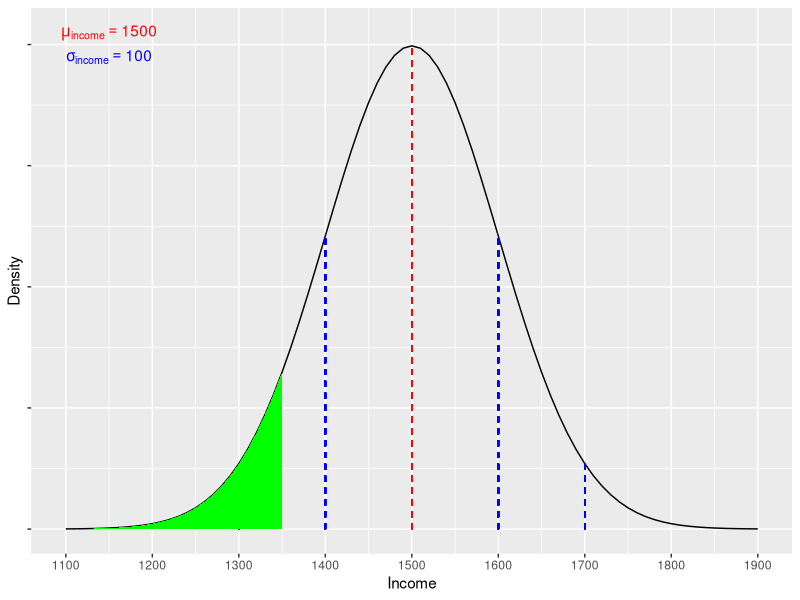
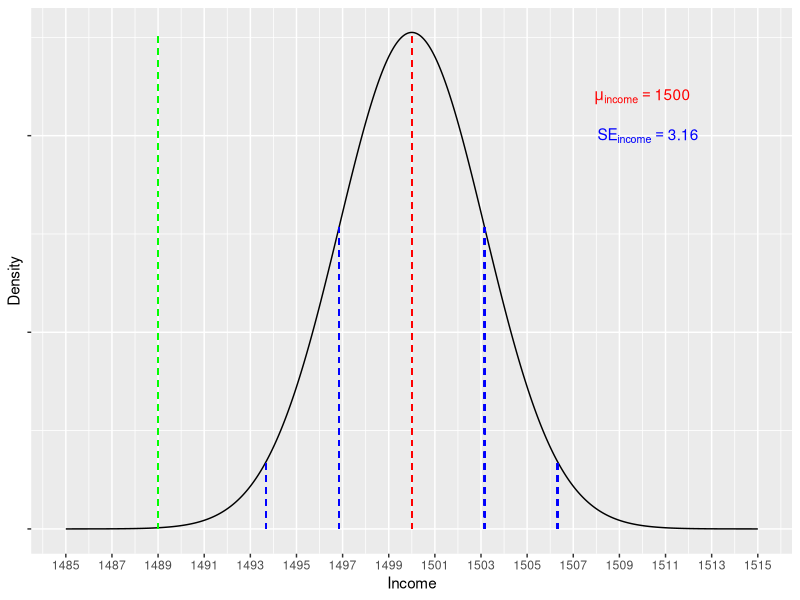

These charts were generated, in order, by the following R code:
## ---- chunk 1
#| label: fig-normdist_twee
#| fig-cap: "Fictional distribution of graduate income scores. Green shading denotes incomes of less than 1,350 EUR."
#| echo: FALSE 

x<-seq(1100,1900,10)
y<-dnorm(x,1500,100)
xx<-tibble::tibble("Income"=x,"pdf"=y)
mulab<- paste("mu[income] == ", 1500)
siglab<- paste("sigma[income] == ", 100)
p <- ggplot2::ggplot(xx, ggplot2::aes(x=Income,y=pdf)) +
  ggplot2::geom_line()+
  ggplot2::geom_segment(x=1500,y=0,xend=1500,yend=max(xx$pdf),linetype="dashed",color="red")+
  ggplot2::geom_segment(x=1400,y=0,xend=1400,yend=as.numeric(xx[xx$Income==1400,2]),linetype="dashed",color="blue")+
  ggplot2::geom_segment(x=1600,y=0,xend=1600,yend=as.numeric(xx[xx$Income==1600,2]),linetype="dashed",color="blue")+
  ggplot2::geom_segment(x=1300,y=0,xend=1300,yend=as.numeric(xx[xx$Income==1300,2]),linetype="dashed",color="blue")+
  ggplot2::geom_segment(x=1700,y=0,xend=1700,yend=as.numeric(xx[xx$Income==1700,2]),linetype="dashed",color="blue")+
  ggplot2::annotate("text", x = 1150, y = 0.0041, colour="red", label = mulab,parse=TRUE)+
  ggplot2::annotate("text", x = 1150, y = 0.0039, colour="blue", label = siglab,parse=TRUE)+
  ggplot2::geom_ribbon(data=subset(xx,x<=1350),ggplot2::aes(x=Income,ymax=pdf),ymin=0,fill="green")+
  ggplot2::scale_x_continuous(breaks = seq(1100,1900,100),labels = seq(1100,1900,100))+
  ggplot2::theme(axis.text.y = ggplot2::element_blank())+
  ggplot2::ylab("Density")
p
## ---- chunk 2
target_income<-1350
mean_income<-1500
sd_income<-100

prob<-pnorm(target_income ,mean = mean_income, sd = sd_income, lower.tail = TRUE)

# We set 'lower.tail = TRUE' because we want to return probabilities associated with a score *less* than 1,350, so the lower/left-tail values.

## ---- chunk 3
#| label: fig-sampdist
#| fig-cap: "Fictional sampling distrubution of means (n = 1000) for graduate income scores. Area to the left of the green line denotes incomes of less than 1,489 EUR."
#| echo: FALSE

x<-seq(1485,1515,.01)
y<-dnorm(x,1500,3.16)
se_min1<-1500-3.16
se_min2<-1500-6.32
se_plus1<-1500+3.16
se_plus2<-1500+6.32
# x<-seq(1100,1900,10)
# y<-dnorm(x,1500,3.16)
xx<-tibble::tibble("Income"=x,"pdf"=y)
mulab<- paste("mu[income] == ", 1500)
siglab<- paste("SE[income] == ", 3.16)
p <- ggplot2::ggplot(xx, ggplot2::aes(x=Income,y=pdf)) +
  ggplot2::geom_line()+
  ggplot2::geom_segment(x=1500,y=0,xend=1500,yend=max(xx$pdf),linetype="dashed",color="red")+
  ggplot2::geom_segment(x=se_min1,y=0,xend=se_min1,yend=as.numeric(xx[xx$Income==se_min1,2])
               ,linetype="dashed",color="blue")+
  ggplot2::geom_segment(x=se_min2,y=0,xend=se_min2,yend=as.numeric(xx[xx$Income==se_min2,2])
               ,linetype="dashed",color="blue")+
  ggplot2::geom_segment(x=se_plus1,y=0,xend=se_plus1,yend=as.numeric(xx[xx$Income==se_plus1,2])
               ,linetype="dashed",color="blue")+
  ggplot2::geom_segment(x=se_plus2,y=0,xend=se_plus2,yend=as.numeric(xx[xx$Income==se_plus2,2])
               ,linetype="dashed",color="blue")+
  ggplot2::geom_segment(x=1489,y=0,xend=1489,yend=max(xx$pdf),linetype="dashed",color="green")+
  ggplot2::annotate("text", x = 1510, y = 0.11, colour="red", label = mulab,parse=TRUE)+
  ggplot2::annotate("text", x = 1510.25, y = 0.1, colour="blue", label = siglab,parse=TRUE)+
  ggplot2::scale_x_continuous(breaks = seq(1485,1515,2),labels = seq(1485,1515,2))+
  ggplot2::theme(axis.text.y = ggplot2::element_blank())+
  ggplot2::ylab("Density")
p
## ---- chunk 4
target_income<-1489
mean_income<-1500
se_income<-3.16

prop2<-pnorm(target_income ,mean = mean_income, sd = se_income, lower.tail = TRUE)

# We set 'lower.tail = TRUE' because we want to return probabilities associated with a score *less* than 1,489, so the lower/left-tail values.
